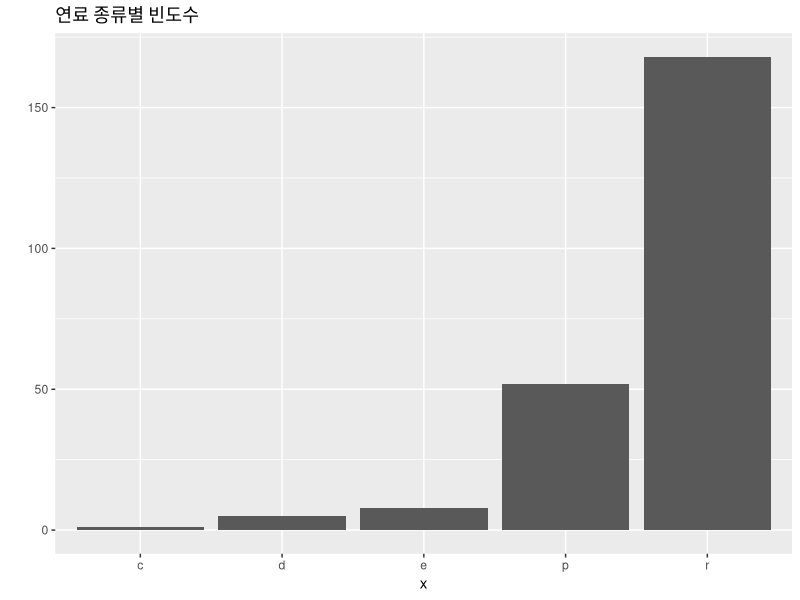
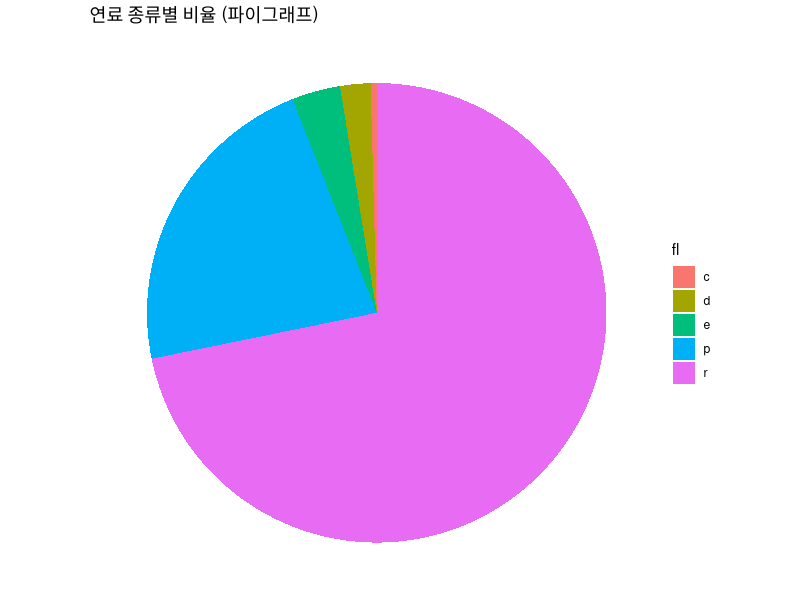
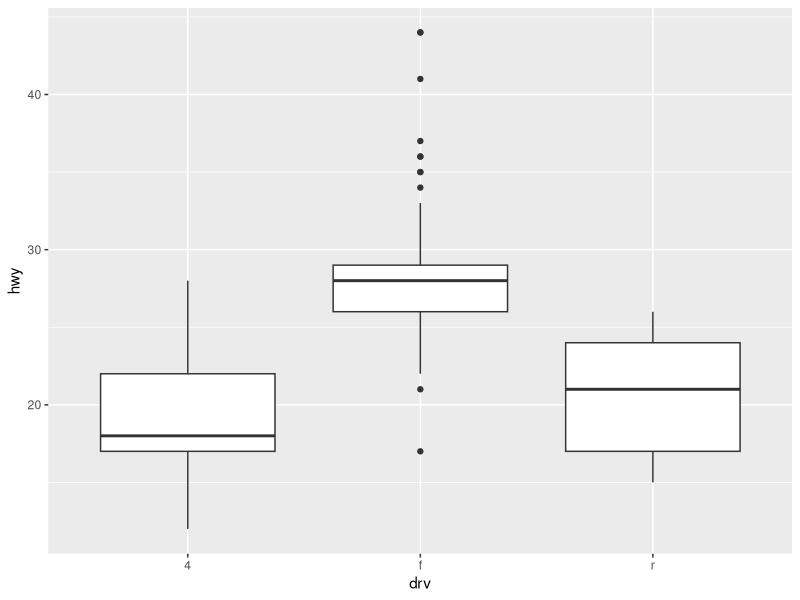

The R source for these figures, in order:
rm(list  = ls())
library(ggplot2)
data("mpg")
head(mpg)
tail(mpg)
df_mpg <- as.data.frame(mpg)
str(df_mpg)

x <- as.factor(df_mpg$fl)
x
qplot(x, geom = 'bar',main = "연료 종류별 빈도수")

summary(x)
# 연료 종류 빈도수 집계
df <- as.data.frame(table(mpg$fl))
colnames(df) <- c("fl", "count")

# 파이그래프 그리기
ggplot(df, aes(x = "", y = count, fill = fl)) +
  geom_bar(stat = "identity", width = 1) +
  coord_polar("y") + 
  labs(title = "연료 종류별 비율 (파이그래프)", x = NULL, y = NULL) +
  theme_void()

# x축 = 구동방식, y축 = 연비
qplot(data = mpg, x = drv, y = hwy, geom = "boxplot")

